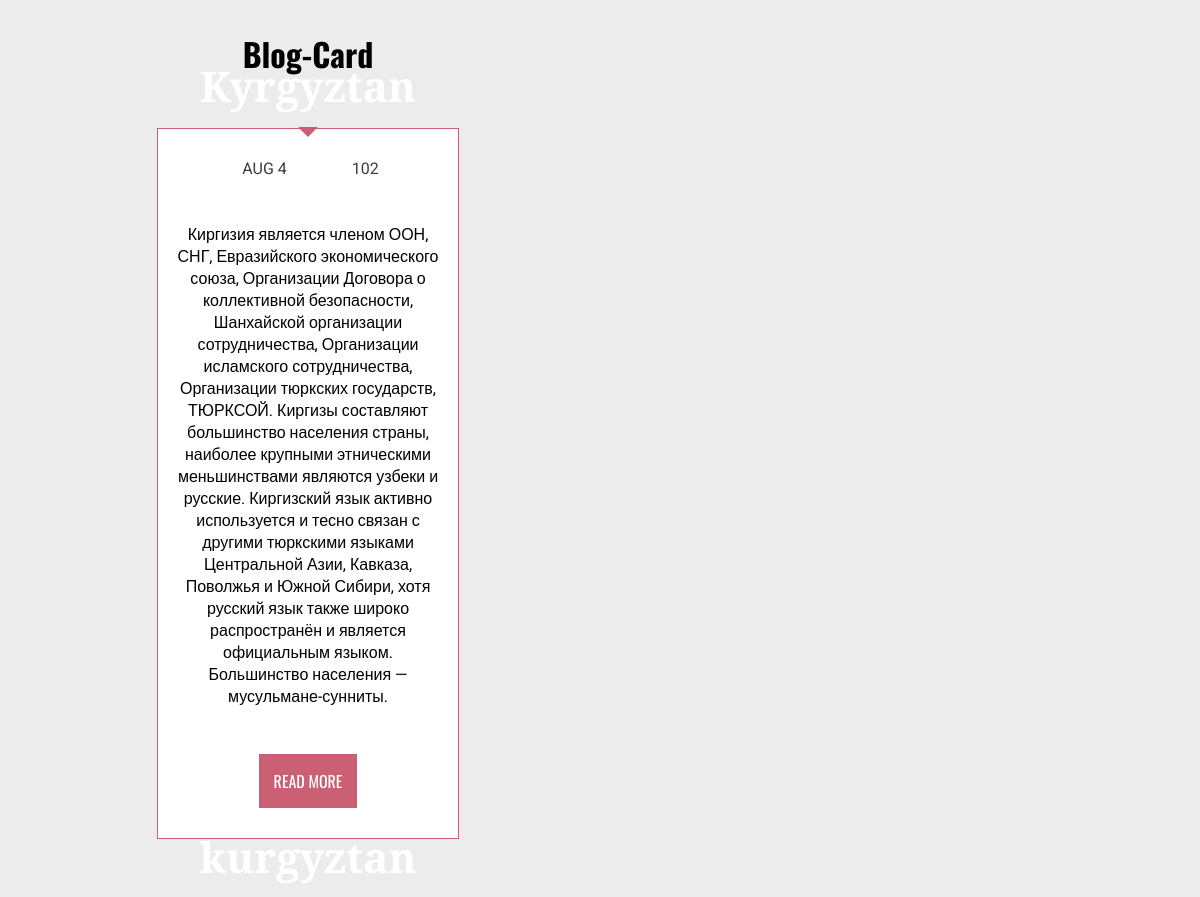
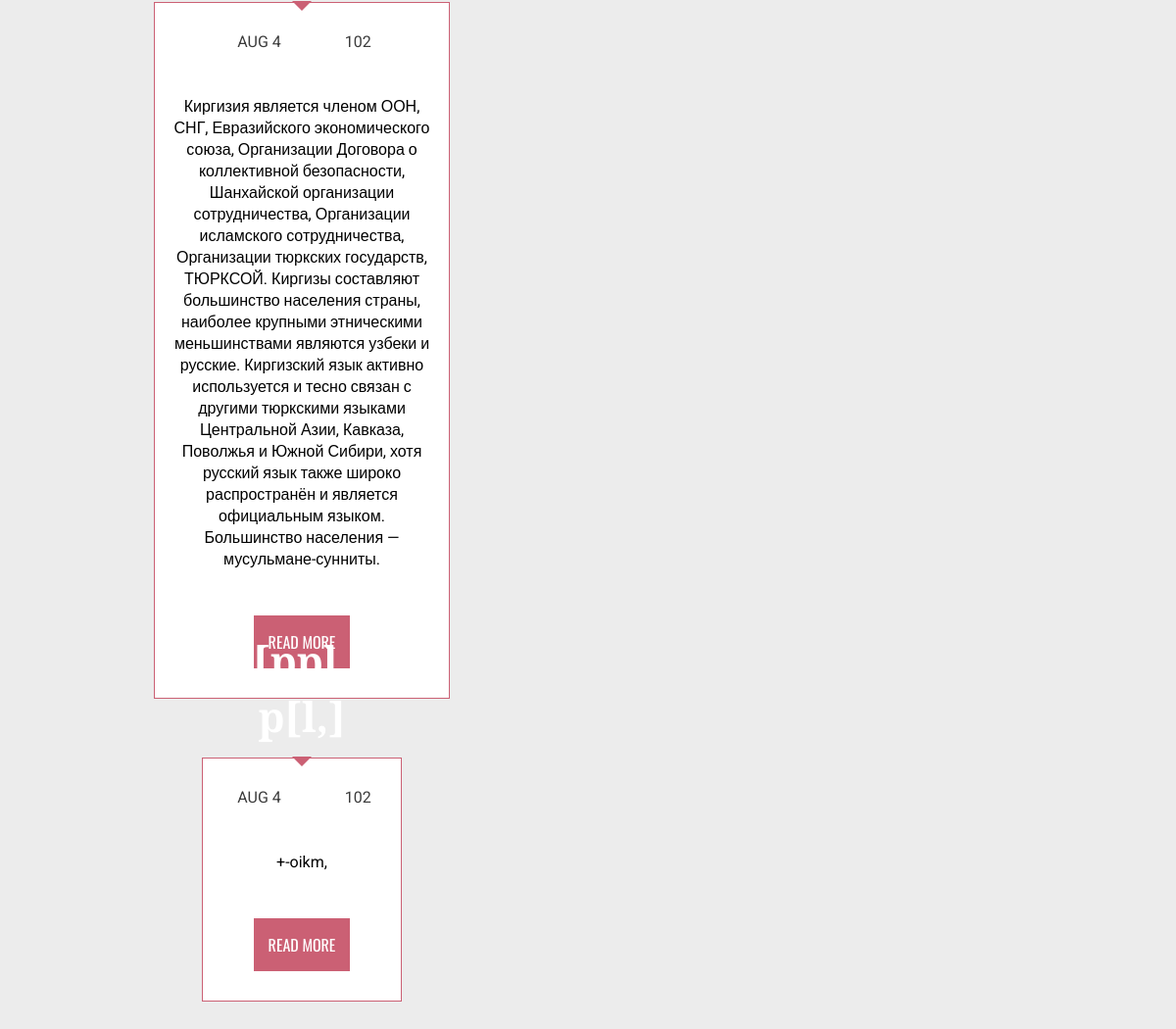
The page / on the database its author committed (2 pictures, top to bottom).
### home/models.py (models this page shows)
class BLog(models.Model):
    title=models.CharField(max_length=100)
    body = models.TextField()
    def __str__(self):
        return  self.title

### home/views.py (the view)
# urls.py: path('', index)
def index(reguest):
    blogs = BLog.objects.all()
    print(blogs)
    context = {
        'blogs':blogs
    }
    return render(reguest,"home/index.html", context)

### templates/home/index.html (shortened to what this page needs)
{% load static %}
<!DOCTYPE html>
<html lang="en">
<head>
  <link rel="stylesheet" href="{% static 'home/style.css' %}">
</head>
<body>
<h1>Blog-Card</h1>
  {% for blog in blogs %}
<div class="blog-wrapper">
  <div class="blog-card">
    <div class="card-img">
      <h1>{{blog.title}}</h1>
    </div>
    <div class="card-details"><span>AUG 4</span><span>102</span></div>
    <div class="card-text"><p>{{blog.body}}</p></div>
    <div class="read-more">Read More</div>
  </div>
  </div>
  {% endfor %}
</body>
</html>

### static/home/style.css (style rules this page uses)
body { background:#ececec; width: 50%; }
h1 { font-size:32px; margin-top:30px; font-family: 'Oswald', sans-serif; text-align:center; }

### rows shown on the page
BLog: title "Kyrgyztan", body "Киргизия является членом ООН, СНГ, Евразийского экономического союза, Организации Договора о коллективной безопасности, Шанхайской организации сотрудничества, Организации исламского сотрудничества, Организации тюркских государств, ТЮРКСОЙ. Киргизы составляют большинство населения страны, наиболее крупными этническими меньшинствами являются узбеки и русские. Киргизский язык активно используется и тесно связан с другими тюркскими языками Центральной Азии, Кавказа, Поволжья и Южной Сибири, хотя русский язык также широко распространён и является официальным языком. Большинство населения — мусульмане-сунниты."
BLog: body "Киргизия является членом ООН, СНГ, Евразийского экономического союза, Организации Договора о коллективной безопасности, Шанхайской организации сотрудничества, Организации исламского сотрудничества, Организации тюркских государств, ТЮРКСОЙ. Киргизы составляют большинство населения страны, наиболее крупными этническими меньшинствами являются узбеки и русские. Киргизский язык активно используется и тесно связан с другими тюркскими языками Центральной Азии, Кавказа, Поволжья и Южной Сибири, хотя русский язык также широко распространён и является официальным языком. Большинство населения — мусульмане-сунниты."
BLog: title ",[ppl,-p[l,]", body "+-oikm,"
